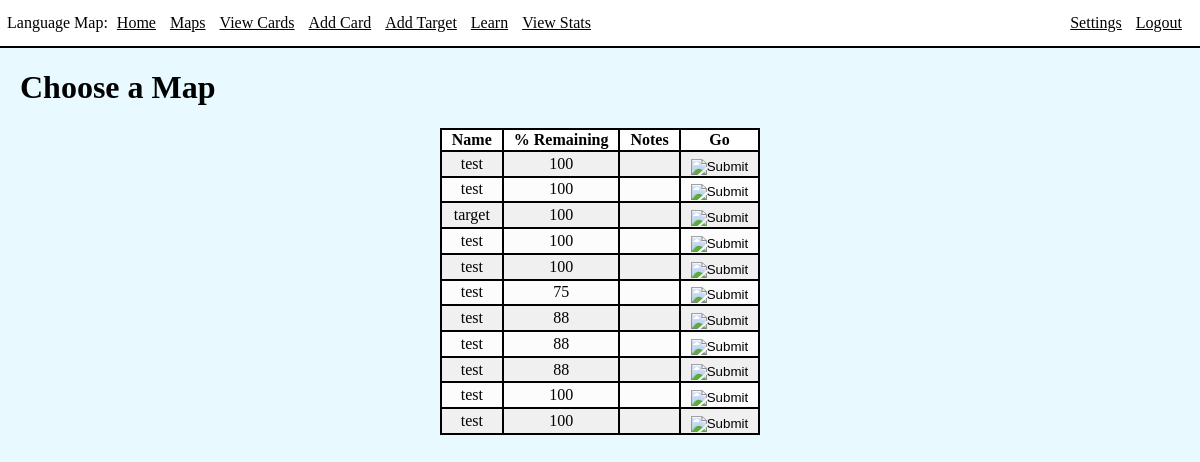
Screenshot of /selectMap (signed in) with the database file from the repository.
### app/models.py (models this page shows, shortened)
class Target(db.Model):
    id = db.Column(db.Integer, index=True, primary_key=True)
    source = db.Column(db.String(100), index=True)
    content = db.Column(db.String(1000), index=True)
    category = db.Column(db.String(200), index=True)
    notes = db.Column(db.String(400), index=True)
    uniqueWordCount = db.Column(db.Integer)

### app/routes.py (the view)
@app.route('/selectMap')
@login_required
def selectMap():
    targets = Target.query.filter().all()
    maps = []
    for target in targets:
        stats = getStats(target.id)
        maps.append(stats)
    return render_template('selectMap.html', title='Select Map', maps=maps)

### app/models.py (called while the page is built)
@login.user_loader
def load_user(id):
    return User.query.get(int(id))

### app/templates/selectMap.html
{% extends 'base.html' %}
{% block content %}
<div class="int">
    <h1>Choose a Map</h1>
    <table>
        <thead>
            <th>Name</th>
            <th>% Remaining</th>
            <th>Notes</th>
            <th>Go</th>
        </thead>
        <tbody>
            {% for map in maps %}
            <tr>
                <td>{{ map[0].source }}</td>
                <td>{{ map[2] }}</td>
                <td>{{ map[0].notes }}</td>
                <td>
                    <form action="{{ url_for('map', targetID=map[0].id) }}">
                        <input type="image" class="btnimg" src="../static/images/delete.png">
                    </form>
                </td>
            </tr>
            {% endfor %}
        </tbody>
    </table>
</div>
{% endblock %}

### app/static/style.css (style rules this page uses)
html, body { background-color: rgb(232, 250, 255); margin: 0px; padding: 0px; max-width: 100%; overflow-x: hidden; }
.int { margin: 20px; }
table { margin-left: auto; margin-right: auto; border: 2px solid black; text-align: center; border-collapse: collapse; }
thead { background-color: white; }
th, td { border: 2px solid black; padding-left: 10px; padding-right: 10px; }
tbody { background-color: rgb(240, 240, 240); }
tr:nth-child(even) { background-color: rgb(252, 252, 252); }
.btnimg { position: relative; margin-top: 10%; margin-left: auto; }

### rows the page displays
Target: source "test", map "100"
Target: source "test", map "100"
Target: source "target", map "100"
Target: source "test", map "100"
Target: source "test", map "100"
Target: source "test", map "75"
Target: source "test", map "88"
Target: source "test", map "88"
Target: source "test", map "88"
Target: source "test", map "100"
Target: source "test", map "100"
